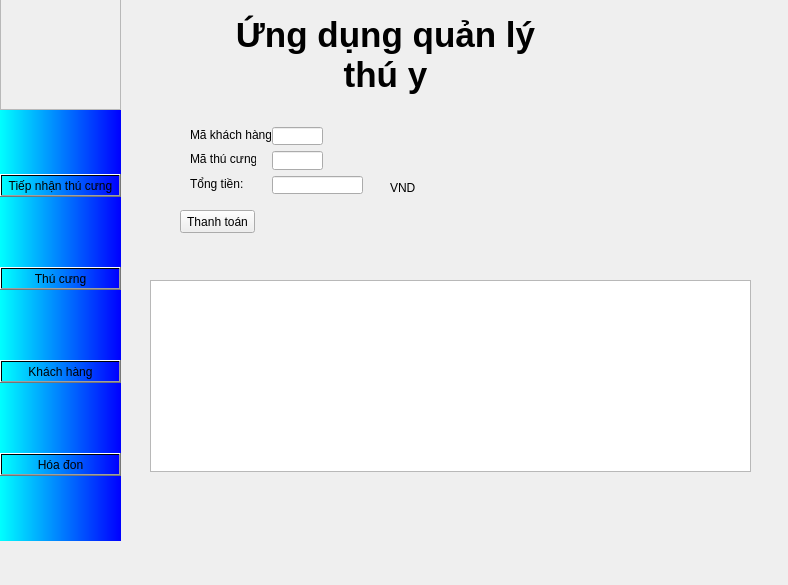
<?xml version="1.0" encoding="UTF-8"?>
<ui version="4.0">
 <class>Dialog</class>
 <widget class="QDialog" name="Dialog">
  <property name="geometry">
   <rect>
    <x>0</x>
    <y>0</y>
    <width>788</width>
    <height>585</height>
   </rect>
  </property>
  <property name="windowTitle">
   <string>Dialog</string>
  </property>
  <widget class="QLabel" name="label">
   <property name="geometry">
    <rect>
     <x>100</x>
     <y>0</y>
     <width>571</width>
     <height>111</height>
    </rect>
   </property>
   <property name="font">
    <font>
     <pointsize>26</pointsize>
     <weight>75</weight>
     <bold>true</bold>
    </font>
   </property>
   <property name="text">
    <string>&lt;html&gt;&lt;head/&gt;&lt;body&gt;&lt;p align=&quot;center&quot;&gt;Ứng dụng quản lý &lt;br/&gt;thú y&lt;/p&gt;&lt;/body&gt;&lt;/html&gt;</string>
   </property>
  </widget>
  <widget class="QWidget" name="sideFrm" native="true">
   <property name="geometry">
    <rect>
     <x>0</x>
     <y>110</y>
     <width>121</width>
     <height>431</height>
    </rect>
   </property>
   <property name="styleSheet">
    <string notr="true">background-color:  qlineargradient( x1:0 y1:0, x2:1 y2:0, stop:0 cyan, stop:1 blue)</string>
   </property>
   <layout class="QVBoxLayout" name="verticalLayout">
    <item>
     <widget class="QPushButton" name="tiepNhanBtn">
      <property name="cursor">
       <cursorShape>PointingHandCursor</cursorShape>
      </property>
      <property name="styleSheet">
       <string notr="true">font: 8pt &quot;Arial&quot;;</string>
      </property>
      <property name="text">
       <string>Tiếp nhận thú cưng</string>
      </property>
      <property name="flat">
       <bool>false</bool>
      </property>
     </widget>
    </item>
    <item>
     <widget class="QPushButton" name="tcBtn">
      <property name="cursor">
       <cursorShape>PointingHandCursor</cursorShape>
      </property>
      <property name="styleSheet">
       <string notr="true">font: 8pt &quot;Arial&quot;;</string>
      </property>
      <property name="text">
       <string>Thú cưng</string>
      </property>
      <property name="flat">
       <bool>false</bool>
      </property>
     </widget>
    </item>
    <item>
     <widget class="QPushButton" name="khBtn">
      <property name="styleSheet">
       <string notr="true">font: 8pt &quot;Arial&quot;;</string>
      </property>
      <property name="text">
       <string>Khách hàng</string>
      </property>
      <property name="flat">
       <bool>false</bool>
      </property>
     </widget>
    </item>
    <item>
     <widget class="QPushButton" name="h">
      <property name="styleSheet">
       <string notr="true">font: 8pt &quot;Arial&quot;;</string>
      </property>
      <property name="text">
       <string>Hóa đon</string>
      </property>
      <property name="autoDefault">
       <bool>true</bool>
      </property>
      <property name="flat">
       <bool>false</bool>
      </property>
     </widget>
    </item>
   </layout>
  </widget>
  <widget class="QFrame" name="frame">
   <property name="geometry">
    <rect>
     <x>0</x>
     <y>-1</y>
     <width>121</width>
     <height>111</height>
    </rect>
   </property>
   <property name="frameShape">
    <enum>QFrame::StyledPanel</enum>
   </property>
   <property name="frameShadow">
    <enum>QFrame::Raised</enum>
   </property>
  </widget>
  <widget class="QStackedWidget" name="stackedWidget">
   <property name="geometry">
    <rect>
     <x>130</x>
     <y>110</y>
     <width>651</width>
     <height>371</height>
    </rect>
   </property>
   <property name="styleSheet">
    <string>font: 8pt &quot;Arial&quot;;</string>
   </property>
   <property name="currentIndex">
    <number>3</number>
   </property>
   <widget class="QWidget" name="tiepNhanPage">
    <widget class="QLabel" name="label_2">
     <property name="geometry">
      <rect>
       <x>9</x>
       <y>9</y>
       <width>32</width>
       <height>16</height>
      </rect>
     </property>
     <property name="text">
      <string>CCCD:</string>
     </property>
    </widget>
    <widget class="QLineEdit" name="cccdTxt">
     <property name="geometry">
      <rect>
       <x>91</x>
       <y>9</y>
       <width>181</width>
       <height>18</height>
      </rect>
     </property>
    </widget>
    <widget class="QLineEdit" name="sdtTxt">
     <property name="geometry">
      <rect>
       <x>91</x>
       <y>33</y>
       <width>181</width>
       <height>19</height>
      </rect>
     </property>
    </widget>
    <widget class="QLabel" name="label_3">
     <property name="geometry">
      <rect>
       <x>9</x>
       <y>33</y>
       <width>66</width>
       <height>16</height>
      </rect>
     </property>
     <property name="text">
      <string>Số điện thoại:</string>
     </property>
    </widget>
    <widget class="QLineEdit" name="hoTenTxt">
     <property name="geometry">
      <rect>
       <x>91</x>
       <y>58</y>
       <width>181</width>
       <height>18</height>
      </rect>
     </property>
    </widget>
    <widget class="QLabel" name="label_4">
     <property name="geometry">
      <rect>
       <x>9</x>
       <y>58</y>
       <width>61</width>
       <height>16</height>
      </rect>
     </property>
     <property name="text">
      <string>Họ tên:</string>
     </property>
    </widget>
    <widget class="QLabel" name="label_5">
     <property name="geometry">
      <rect>
       <x>9</x>
       <y>82</y>
       <width>28</width>
       <height>16</height>
      </rect>
     </property>
     <property name="text">
      <string>Email:</string>
     </property>
    </widget>
    <widget class="QLineEdit" name="emailTxt">
     <property name="geometry">
      <rect>
       <x>91</x>
       <y>82</y>
       <width>181</width>
       <height>19</height>
      </rect>
     </property>
    </widget>
    <widget class="QLabel" name="label_6">
     <property name="geometry">
      <rect>
       <x>10</x>
       <y>140</y>
       <width>71</width>
       <height>16</height>
      </rect>
     </property>
     <property name="text">
      <string>Loại dịch vụ:</string>
     </property>
    </widget>
    <widget class="QComboBox" name="dvCB">
     <property name="geometry">
      <rect>
       <x>90</x>
       <y>140</y>
       <width>131</width>
       <height>22</height>
      </rect>
     </property>
     <property name="layoutDirection">
      <enum>Qt::LeftToRight</enum>
     </property>
     <property name="editable">
      <bool>false</bool>
     </property>
     <property name="currentText">
      <string>Trông giữ thứ cưng</string>
     </property>
     <item>
      <property name="text">
       <string>Trông giữ thứ cưng</string>
      </property>
     </item>
     <item>
      <property name="text">
       <string>Khám định kỳ</string>
      </property>
     </item>
     <item>
      <property name="text">
       <string>Grooming</string>
      </property>
     </item>
     <item>
      <property name="text">
       <string>Chích ngừa</string>
      </property>
     </item>
    </widget>
    <widget class="QPushButton" name="tn_camBtn">
     <property name="geometry">
      <rect>
       <x>340</x>
       <y>140</y>
       <width>75</width>
       <height>23</height>
      </rect>
     </property>
     <property name="text">
      <string>Chụp hình</string>
     </property>
    </widget>
    <widget class="QPushButton" name="tn_addBtn">
     <property name="geometry">
      <rect>
       <x>250</x>
       <y>140</y>
       <width>75</width>
       <height>23</height>
      </rect>
     </property>
     <property name="text">
      <string>Xác nhận</string>
     </property>
    </widget>
    <widget class="QFrame" name="camFram">
     <property name="geometry">
      <rect>
       <x>430</x>
       <y>10</y>
       <width>221</width>
       <height>171</height>
      </rect>
     </property>
     <property name="frameShape">
      <enum>QFrame::StyledPanel</enum>
     </property>
     <property name="frameShadow">
      <enum>QFrame::Raised</enum>
     </property>
    </widget>
    <widget class="QComboBox" name="loaiThuCB">
     <property name="geometry">
      <rect>
       <x>90</x>
       <y>110</y>
       <width>131</width>
       <height>22</height>
      </rect>
     </property>
     <property name="layoutDirection">
      <enum>Qt::LeftToRight</enum>
     </property>
     <property name="editable">
      <bool>false</bool>
     </property>
     <property name="currentText">
      <string/>
     </property>
    </widget>
    <widget class="QLabel" name="label_7">
     <property name="geometry">
      <rect>
       <x>10</x>
       <y>110</y>
       <width>81</width>
       <height>16</height>
      </rect>
     </property>
     <property name="text">
      <string>Loài thú cưng</string>
     </property>
    </widget>
    <widget class="QTableWidget" name="tableWidget_2">
     <property name="geometry">
      <rect>
       <x>10</x>
       <y>191</y>
       <width>431</width>
       <height>171</height>
      </rect>
     </property>
    </widget>
   </widget>
   <widget class="QWidget" name="page">
    <widget class="QTableWidget" name="tcTable">
     <property name="geometry">
      <rect>
       <x>10</x>
       <y>170</y>
       <width>621</width>
       <height>192</height>
      </rect>
     </property>
    </widget>
    <widget class="QFrame" name="frame_2">
     <property name="geometry">
      <rect>
       <x>380</x>
       <y>0</y>
       <width>141</width>
       <height>171</height>
      </rect>
     </property>
     <property name="frameShape">
      <enum>QFrame::StyledPanel</enum>
     </property>
     <property name="frameShadow">
      <enum>QFrame::Raised</enum>
     </property>
     <layout class="QGridLayout" name="gridLayout">
      <item row="0" column="0">
       <widget class="QPushButton" name="tc_camBtn">
        <property name="text">
         <string>Chụp hình</string>
        </property>
       </widget>
      </item>
      <item row="1" column="0">
       <widget class="QPushButton" name="tc_confirmBtn">
        <property name="text">
         <string>Xác nhận sửa hình</string>
        </property>
       </widget>
      </item>
     </layout>
    </widget>
    <widget class="QFrame" name="tc_camFrm">
     <property name="geometry">
      <rect>
       <x>100</x>
       <y>0</y>
       <width>201</width>
       <height>151</height>
      </rect>
     </property>
     <property name="frameShape">
      <enum>QFrame::StyledPanel</enum>
     </property>
     <property name="frameShadow">
      <enum>QFrame::Raised</enum>
     </property>
    </widget>
   </widget>
   <widget class="QWidget" name="page_2">
    <widget class="QLabel" name="label_8">
     <property name="geometry">
      <rect>
       <x>28</x>
       <y>31</y>
       <width>66</width>
       <height>16</height>
      </rect>
     </property>
     <property name="text">
      <string>Số điện thoại:</string>
     </property>
    </widget>
    <widget class="QLabel" name="label_9">
     <property name="geometry">
      <rect>
       <x>28</x>
       <y>7</y>
       <width>32</width>
       <height>16</height>
      </rect>
     </property>
     <property name="text">
      <string>CCCD:</string>
     </property>
    </widget>
    <widget class="QLineEdit" name="sdtTxt_kh">
     <property name="geometry">
      <rect>
       <x>110</x>
       <y>31</y>
       <width>181</width>
       <height>19</height>
      </rect>
     </property>
    </widget>
    <widget class="QLineEdit" name="emailTxt_kh">
     <property name="geometry">
      <rect>
       <x>110</x>
       <y>80</y>
       <width>181</width>
       <height>19</height>
      </rect>
     </property>
    </widget>
    <widget class="QLineEdit" name="cccdTxt_kh">
     <property name="geometry">
      <rect>
       <x>110</x>
       <y>7</y>
       <width>181</width>
       <height>18</height>
      </rect>
     </property>
    </widget>
    <widget class="QLineEdit" name="hoTenTxt_kh">
     <property name="geometry">
      <rect>
       <x>110</x>
       <y>56</y>
       <width>181</width>
       <height>18</height>
      </rect>
     </property>
    </widget>
    <widget class="QLabel" name="label_10">
     <property name="geometry">
      <rect>
       <x>28</x>
       <y>56</y>
       <width>61</width>
       <height>16</height>
      </rect>
     </property>
     <property name="text">
      <string>Họ tên:</string>
     </property>
    </widget>
    <widget class="QLabel" name="label_11">
     <property name="geometry">
      <rect>
       <x>28</x>
       <y>80</y>
       <width>28</width>
       <height>16</height>
      </rect>
     </property>
     <property name="text">
      <string>Email:</string>
     </property>
    </widget>
    <widget class="QTableWidget" name="khTable">
     <property name="geometry">
      <rect>
       <x>20</x>
       <y>160</y>
       <width>611</width>
       <height>192</height>
      </rect>
     </property>
    </widget>
    <widget class="QPushButton" name="kh_updateBtn">
     <property name="geometry">
      <rect>
       <x>110</x>
       <y>110</y>
       <width>181</width>
       <height>23</height>
      </rect>
     </property>
     <property name="text">
      <string>Cập nhật thông tin</string>
     </property>
    </widget>
   </widget>
   <widget class="QWidget" name="page_3">
    <widget class="QPushButton" name="hd_ttBtn">
     <property name="geometry">
      <rect>
       <x>50</x>
       <y>100</y>
       <width>75</width>
       <height>23</height>
      </rect>
     </property>
     <property name="text">
      <string>Thanh toán</string>
     </property>
    </widget>
    <widget class="QTableWidget" name="tableWidget">
     <property name="geometry">
      <rect>
       <x>20</x>
       <y>170</y>
       <width>601</width>
       <height>192</height>
      </rect>
     </property>
    </widget>
    <widget class="QLineEdit" name="cccdTxt_kh_2">
     <property name="geometry">
      <rect>
       <x>692</x>
       <y>40</y>
       <width>181</width>
       <height>18</height>
      </rect>
     </property>
    </widget>
    <widget class="QLineEdit" name="sdtTxt_kh_2">
     <property name="geometry">
      <rect>
       <x>692</x>
       <y>64</y>
       <width>181</width>
       <height>19</height>
      </rect>
     </property>
    </widget>
    <widget class="QLineEdit" name="hoTenTxt_kh_2">
     <property name="geometry">
      <rect>
       <x>692</x>
       <y>89</y>
       <width>181</width>
       <height>18</height>
      </rect>
     </property>
    </widget>
    <widget class="QLineEdit" name="emailTxt_kh_2">
     <property name="geometry">
      <rect>
       <x>692</x>
       <y>113</y>
       <width>181</width>
       <height>19</height>
      </rect>
     </property>
    </widget>
    <widget class="QLabel" name="label_16">
     <property name="geometry">
      <rect>
       <x>60</x>
       <y>66</y>
       <width>61</width>
       <height>16</height>
      </rect>
     </property>
     <property name="text">
      <string>Tổng tiền:</string>
     </property>
    </widget>
    <widget class="QLabel" name="label_17">
     <property name="geometry">
      <rect>
       <x>60</x>
       <y>41</y>
       <width>66</width>
       <height>16</height>
      </rect>
     </property>
     <property name="text">
      <string>Mã thú cưng:</string>
     </property>
    </widget>
    <widget class="QLineEdit" name="hd_makhTxt">
     <property name="geometry">
      <rect>
       <x>142</x>
       <y>17</y>
       <width>51</width>
       <height>18</height>
      </rect>
     </property>
    </widget>
    <widget class="QLabel" name="label_18">
     <property name="geometry">
      <rect>
       <x>60</x>
       <y>17</y>
       <width>81</width>
       <height>16</height>
      </rect>
     </property>
     <property name="text">
      <string>Mã khách hàng:</string>
     </property>
    </widget>
    <widget class="QLineEdit" name="hd_matcTxt">
     <property name="geometry">
      <rect>
       <x>142</x>
       <y>41</y>
       <width>51</width>
       <height>19</height>
      </rect>
     </property>
    </widget>
    <widget class="QLineEdit" name="hd_ttTxt">
     <property name="geometry">
      <rect>
       <x>142</x>
       <y>66</y>
       <width>91</width>
       <height>18</height>
      </rect>
     </property>
    </widget>
    <widget class="QLabel" name="label_19">
     <property name="geometry">
      <rect>
       <x>260</x>
       <y>70</y>
       <width>61</width>
       <height>16</height>
      </rect>
     </property>
     <property name="text">
      <string>VND</string>
     </property>
    </widget>
   </widget>
  </widget>
 </widget>
 <resources/>
 <connections/>
</ui>
